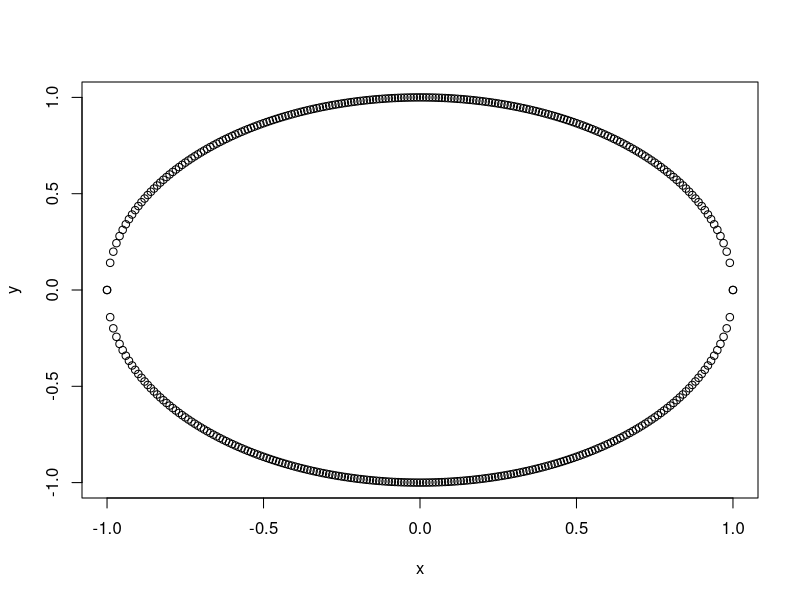

Write R code to recreate this figure.
## ---- chunk 1
x1=seq(-1,1,0.01)
x2=seq(-1,1,0.01)
x=c(x1,x2)
y1=sqrt(1-x1^2)
y2=-y1
y=c(y1,y2)
plot(x,y,lty=2)
